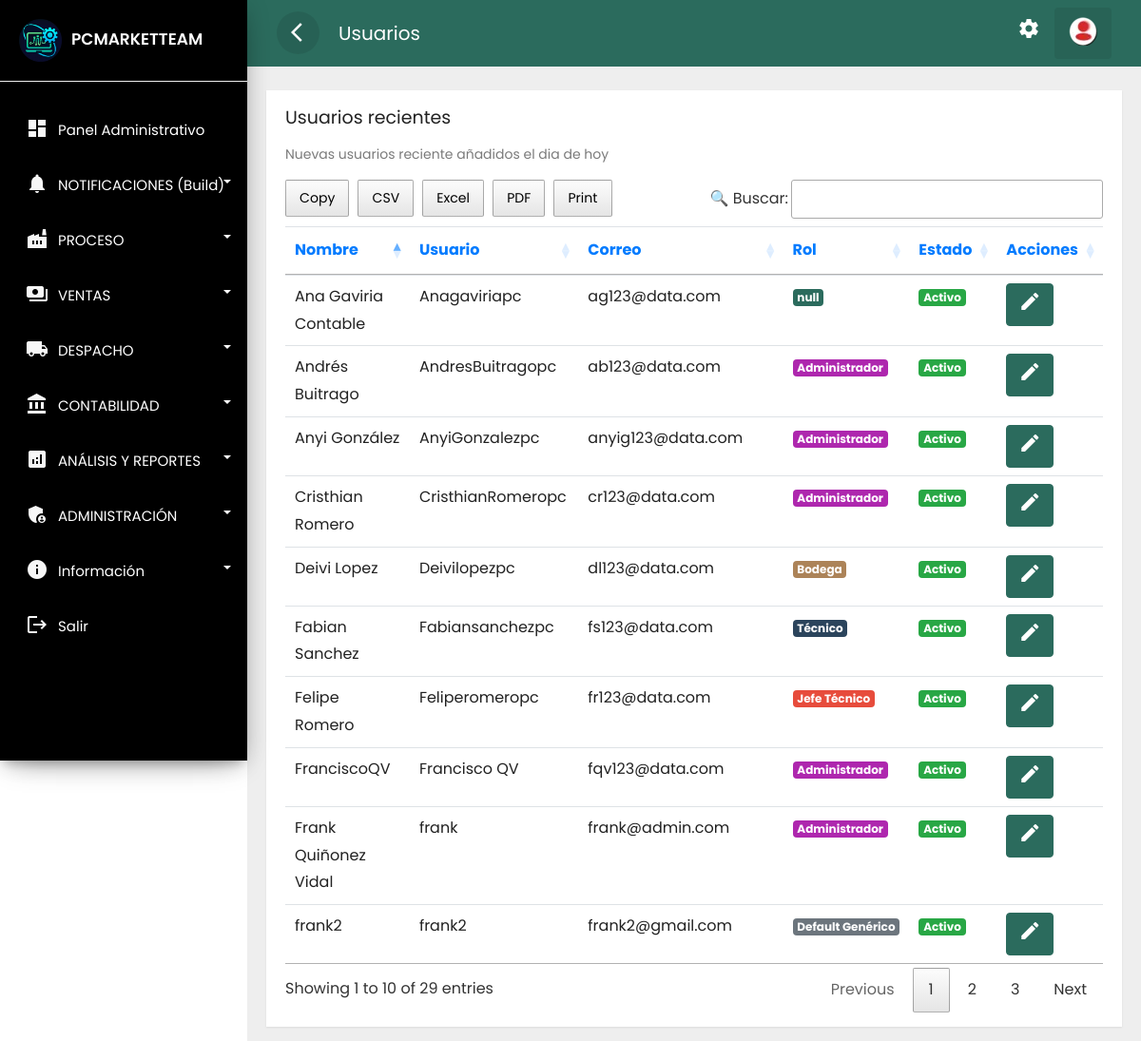
The app's page /usuario/mostrar.php (signed in) with its own data.
### tables this page shows
CREATE TABLE `usuarios` (
  `id` int NOT NULL,
  `nombre` varchar(30) NOT NULL,
  `usuario` varchar(45) NOT NULL,
  `correo` varchar(30) NOT NULL,
  `clave` text NOT NULL,
  `rol` char(1) NOT NULL,
  `foto` text,
  `estado` char(1) NOT NULL,
  `fere` timestamp NOT NULL DEFAULT CURRENT_TIMESTAMP,
  `idsede` varchar(25) DEFAULT NULL,
  `cumple` varchar(45) DEFAULT NULL COMMENT 'Fecha de cumpleaños del usuario'
);

### public_html/usuario/mostrar.php (the view, shortened to what this page needs)
<?php if (isset($_SESSION['id'])) { ?>
<!doctype html>
<html lang="es">    <head>
    <link rel="stylesheet" href="../assets/css/bootstrap.min.css">
    <link rel="stylesheet" href="../assets/css/custom.css">
    <link rel="stylesheet" href="../assets/css/loader.css">
    <link rel="stylesheet" type="text/css" href="../assets/css/datatable.css">
    <link rel="stylesheet" type="text/css" href="../assets/css/buttonsdataTables.css">
    <link rel="stylesheet" type="text/css" href="../assets/css/font.css">
</head>
<body>
<div class="wrapper">
<?php include_once '../layouts/nav.php';
include_once '../layouts/menu_data.php';    ?>
<nav id="sidebar">
    <div class="sidebar-header">
        <h3><img src="../assets/img/favicon.webp" class="img-fluid"><span>PCMARKETTEAM</span></h3>
    </div>
    <?php renderMenu($menu); ?>
</nav>
<div id="content">
    <div class="top-navbar">
        <nav class="navbar navbar-expand-lg">
            <div class="container-fluid"> <button type="button" id="sidebarCollapse" class="d-xl-block d-lg-block d-md-mone d-none">
                    <span class="material-icons">arrow_back_ios</span>
                </button> <a class="navbar-brand" href="#"> Usuarios </a>
                <div class="collapse navbar-collapse d-lg-block d-xl-block d-sm-none d-md-none d-none"
                    id="navbarSupportedContent">
                    <ul class="nav navbar-nav ml-auto">
                        <li class="nav-item">
                            <a class="nav-link" href="../cuenta/configuracion.php">
                                <span class="material-icons">settings</span>
                            </a>
                        </li>
                        <li class="dropdown nav-item active">
                            <a href="#" class="nav-link" data-toggle="dropdown"> <img src="../assets/img/reere.webp"> </a>
                        </li> </ul> </div> </div> </nav>
    </div>
    <div class="main-content">
        <div class="row ">
            <div class="col-lg-12 col-md-12">
                <div class="card" style="min-height: 485px">
                    <div class="card-header card-header-text">
                        <h4 class="card-title">Usuarios recientes</h4>
                        <p class="category">Nuevas usuarios reciente añadidos el dia de hoy</p>
                    </div>
                    <div class="card-content table-responsive">
                        <?php
                        require '../../config/ctconex.php';
                        $sentencia = $connect->prepare("SELECT * FROM usuarios order BY id DESC;");
                        $sentencia->execute();
                        $data =  array();
                        if ($sentencia) {
                            while ($r = $sentencia->fetchObject()) {
                                $data[] = $r;
                            }
                        }
                        ?>
                        <?php if (count($data) > 0): ?>
                            <table class="table table-hover" id="example">
                                <thead class="text-primary">
                                    <tr>
                                        <th>Nombre</th>
                                        <th>Usuario</th>
                                        <th>Correo</th>
                                        <th>Rol</th>
                                        <th>Estado</th>
                                        <th>Acciones</th>
                                    </tr>
                                </thead>
                                <tbody>
                                    <?php foreach ($data as $g): ?>
                                        <tr>
                                            <td><?php echo  $g->nombre; ?></td>
                                            <td><?php echo  $g->usuario; ?></td>
                                            <td><?php echo  $g->correo; ?></td>
                                            <td>
                                                <?php if ($g->rol == '1') { ?>
                                                    <span class="badge" style="background: #ae27aeff; color: #fff   ">Administrador</span>
                                                <?php } elseif ($g->rol == '2') { ?>
                                                    <span class="badge badge-secondary">Default Genérico</span>
                                                <?php } elseif ($g->rol == '3') { ?>
                                                    <span class="badge badge-primary">Contable</span>
                                                <?php } elseif ($g->rol == '4') { ?>
                                                    <span class="badge" style="background: linear-gradient(135deg, #27ae60 0%, #229954 100%); color: #fff  ;">Comercial</span>
                                                <?php } elseif ($g->rol == '5') { ?>
                                                    <span class="badge" style="background:#e74c3c; color: #fff  ;">Jefe Técnico</span>
                                                <?php } elseif ($g->rol == '6') { ?>
                                                    <span class="badge badge-dark" style="background:  #2b445cff;">Técnico</span>
                                                <?php } elseif ($g->rol == '7') { ?>
                                                    <span class="badge" style="background: #ac8358 ; color: #fff;">Bodega</span>
                                                <?php } else { ?>
                                                    <span class="badge badge-danger">null</span>
                                                <?php } ?>
                                            </td>
                                            <td><?php if ($g->estado == '1') { ?> <span class="badge badge-success">Activo</span>
                                                <?php  } else { ?>
                                                    <span class="badge badge-danger">Inactivo</span>
                                                <?php  } ?>
                                            </td>
                                            <td>
                                                <?php if ($g->estado == '1') { ?>
                                                    <a class="btn btn-warning text-white"
                                                        href="../usuario/actualizar.php?id=<?php echo  $g->id; ?>"><i
                                                            class='material-icons' data-toggle='tooltip'
                                                            title='editar'>edit</i></a> <?php  } ?>
                                            </td>
                                        </tr>
                                    <?php endforeach; ?>
                                </tbody>
                            </table>
                        <?php else: ?>
                            <div class="alert alert-warning" role="alert">
                                No se encontró ningún dato!
                            </div> <?php endif; ?>
                    </div>
                </div>
            </div>
        </div>
    </div>
</div>
</div>
</body>
</html>
<?php } else {
            header('../error404.php');
        } ?>

### public_html/layouts/nav.php
<?php
function getInlineStyle($class, $label = '') {
    $styles = [
        'style-triage1' => ['#e74c3c', '#c0392b', 'rgba(231,76,60,0.3)'],
        'style-control-calidad' => ['#b6b059', 'rgb(222, 217, 50)', 'rgba(255, 234, 5, 0.3)'],
        'style-mantenimiento' => ['#1abc9c', '#16a085', 'rgba(26,188,156,0.3)'],
        'style-electrico' => ['#3498db', '#2980b9', 'rgba(52,152,219,0.3)'],
        'style-estetico' => ['#542965', '#9b59b6', '#33146eff'],
        'business' => ['#27ae60', '#229954', 'rgba(39,174,96,0.3)'],
        'style-triage2' => ['#f39c12', '#e67e22', 'rgba(243,156,18,0.3)'],
    ];
    if (isset($styles[$class])) {
        [$from, $to, $shadow] = $styles[$class];
        return sprintf(
            'style="background: linear-gradient(135deg, %s 0%%, %s 100%%); color: white; box-shadow: 0 4px 15px %s; transition: all 0.3s ease;"',
            $from, $to, $shadow
        );
    }
    return '';
}
function renderMenu($items) {
    echo '<ul class="list-unstyled components">';
    foreach ($items as $item) {
        $class = $item['class'] ?? '';
        $label = $item['label'] ?? '';
        $style = getInlineStyle($class, $label);
        $url = $item['url'] ?? '#';
        $icon = isset($item['icon']) ? "<i class=\"material-icons\">{$item['icon']}</i>" : '';
        if (isset($item['children'])) {
            $id = $item['id'] ?? 'menu_' . uniqid();
            echo "<li class=\"dropdown\">
                    <a href=\"{$url}\" data-toggle=\"collapse\" data-target=\"#{$id}\" aria-expanded=\"false\" class=\"dropdown-toggle {$class}\" data-debug=\"{$class}\"{$style}>
                        {$icon}<span>{$label}</span>
                    </a>
                    <ul class=\"collapse list-unstyled menu\" id=\"{$id}\">";
            renderMenu($item['children']);
            echo '</ul></li>';
        } else {
            $disabled = (!empty($item['disabled']) && $item['disabled']) ? 'disabled' : '';
            echo "<li class=\"{$disabled}\">
                    <a href=\"{$url}\" class=\"{$class}\" data-debug=\"{$class}\"{$style}>
                        {$icon}<span>{$label}</span>
                    </a>
                </li>";
        }
    }
    echo '</ul>';
}
?>

### public_html/assets/css/custom.css (style rules this page uses)
body, html { line-height: 1.8; font-family: 'Poppins', sans-serif; color: #555e58; text-transform:none; text-rendering: optimizeLegibility !important; -webkit-font-smoothing: antialiased !important; font-weight: 400; margin:0px; padding:0px; }
h1, h2, h3, h4, h5, h6, .h1, .h2, .h3, .h4 { font-weight: 400; line-height: 1.5em; }
p { font-size: 15px; margin: 12px 0 0; line-height: 24px; }
a { color: #333; font-weight: 400; }
button { cursor:pointer; }
ul, ol { padding: 0; margin:0px; list-style: none; }
a, a:hover, a:focus { color: #333; text-decoration: none; transition: all 0.3s; }
.material-icons { font-family: 'Material Icons'; font-weight: normal; font-style: normal; font-size: 24px; display: inline-block; line-height: 1; text-transform: none; letter-spacing: normal; word-wrap: normal; white-space: nowrap; direction: ltr; -webkit-font-smoothing: antialiased; text-rendering: optimizeLegibility; -moz-osx-font-smoothing: grayscale; font-feature-settings: 'liga'; }
.wrapper { position: relative; width:100%; overflow:auto; }
#sidebar { position:fixed; height:100vh!important; top: 0; bottom: 0; left: 0; z-index:11; width: 260px; overflow:auto; transition:all 0.3s ; background: black; box-shadow: 0 10px 30px -12px rgb(0 0 0 / 42%), 0 4px 25px 0px rgb(0 0 0 / 12%), 0 8px 10px -5px rgb(0 0 0 / 20%); }
#sidebar .sidebar-header { padding:20px; background-color:black; border-bottom:1px solid #eee; }
.sidebar-header h3 { color:white; font-size:17px; margin:0px; text-transform:none; transition:all 0.5s ease; font-weight:600; }
.sidebar-header h3 img { width:45px; margin-right:10px; }
#sidebar ul li { padding:2px 7px; }
.dropdown-toggle::after { position: absolute; right: 10px; top: 23px; }
#sidebar ul.components { padding: 20px 0; }
#sidebar ul li a { padding: 10px; line-height: 30px; border-radius:5px; font-size: 15px; position:relative; font-weight: 400; display: block; color: white; }
#sidebar ul li a span { text-transform:none; display:inline-block; color: white; }
#sidebar ul li a i { position: relative; margin-right: 10px; top: 5px; color: #f7f7f7; margin-left: 10px; }
#content { position: relative; transition: all 0.3s; background-color: #EEEEEE; }
.top-navbar { width:100%; z-index:9; position:relative; }
.main-content { padding:10px 20px 0px 20px; position: relative; width: 100%; }
.navbar { background-color: #2B6B5D; color: #FFFFFF; }
.navbar-brand { color: #FFFFFF; }
.navbar button { background-color:transparent; border:none; }
.navbar button span { color:#fff; }
#sidebarCollapse { border-radius:50%; width:45px; height:45px; text-align:center; line-height:45px; margin-right:20px; border:none; color: #FFFFFF; background-color: rgba(0, 0, 0, 0.09); }
#sidebarCollapse span { margin: 9px; padding: 0px; }
.navbar-nav > li.active { color: #FFFFFF; border-radius:4px; background-color: rgba(0, 0, 0, 0.08); }
.navbar-nav > li > a { color: #FFFFFF; }
.navbar-nav li a { position: relative; display: block; padding: 10px 15px!important; }
.card { margin: 10px 0; }
.card { border-radius: 0px!important; }
.card { display: inline-block; position: relative; border:none!important; width: 100%; margin:15px 0; box-shadow: 0 1px 2px rgb(0 0 0 / 8%); border-radius: 6px; color: rgba(0,0,0, 0.87); background: #fff; }
.card .card-header { padding: 15px 20px 0; z-index: 3; background-color:#fff!important; border-bottom:none; }
.card .card-content { padding: 15px 20px; position: relative; }
.card .category:not([class*="text-"]) { color: #7b7b7b; font-size: 14px; font-weight: 400; }
.card .card-title:not(.card-calendar .card-title) { margin-top: 0; margin-bottom: 5px; }
.card .card-header-text h4 { margin-top: 0; margin-bottom: 3px; font-size:19px; font-weight: 400; color: #222222; text-decoration: none; }
.table > thead > tr > th { border-bottom-width: 1px; font-size: 16px; font-weight: 400; }
@media only screen and (min-width:992px) { #content { width: calc(100% - 260px); position: relative; float: right; transition: all 0.3s; background-color: #EEEEEE; } }

### records on screen
usuarios: nombre "frank2", usuario "frank2", correo "frank2@gmail.com", rol "Default Genérico", estado "Activo"
usuarios: nombre "Ana Gaviria Contable", usuario "Anagaviriapc", correo "ag123@data.com", rol "null", estado "Activo"
usuarios: nombre "Deivi Lopez", usuario "Deivilopezpc", correo "dl123@data.com", rol "Bodega", estado "Activo"
usuarios: nombre "Felipe Romero", usuario "Feliperomeropc", correo "fr123@data.com", rol "Jefe Técnico", estado "Activo"
usuarios: nombre "Fabian Sanchez", usuario "Fabiansanchezpc", correo "fs123@data.com", rol "Técnico", estado "Activo"
usuarios: nombre "FranciscoQV", usuario "Francisco QV", correo "fqv123@data.com", rol "Administrador", estado "Activo"
usuarios: nombre "Anyi González", usuario "AnyiGonzalezpc", correo "anyig123@data.com", rol "Administrador", estado "Activo"
usuarios: nombre "Andrés Buitrago", usuario "AndresBuitragopc", correo "ab123@data.com", rol "Administrador", estado "Activo"
usuarios: nombre "Cristhian Romero", usuario "CristhianRomeropc", correo "cr123@data.com", rol "Administrador", estado "Activo"
usuarios: nombre "Frank Quiñonez Vidal", usuario "frank", correo "frank@admin.com", rol "Administrador", estado "Activo"

### other values on screen
$label "Panel Administrativo"
$label "NOTIFICACIONES (Build)"
$label "PROCESO"
$label "VENTAS"
$label "DESPACHO"
$label "CONTABILIDAD"
$label "ANÁLISIS Y REPORTES"
$label "ADMINISTRACIÓN"
$label "Información"
$label "Salir"
